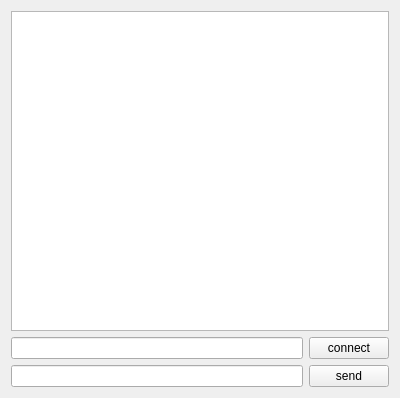
<?xml version="1.0" encoding="UTF-8"?>
<ui version="4.0">
 <class>Widget</class>
 <widget class="QWidget" name="Widget">
  <property name="geometry">
   <rect>
    <x>0</x>
    <y>0</y>
    <width>400</width>
    <height>398</height>
   </rect>
  </property>
  <property name="windowTitle">
   <string>Widget</string>
  </property>
  <layout class="QGridLayout" name="gridLayout">
   <item row="1" column="0">
    <widget class="QLineEdit" name="connectLine"/>
   </item>
   <item row="1" column="1">
    <widget class="QPushButton" name="connectBtn">
     <property name="text">
      <string>connect</string>
     </property>
    </widget>
   </item>
   <item row="2" column="0">
    <widget class="QLineEdit" name="sendLine"/>
   </item>
   <item row="2" column="1">
    <widget class="QPushButton" name="sendBtn">
     <property name="text">
      <string>send</string>
     </property>
    </widget>
   </item>
   <item row="0" column="0" colspan="2">
    <widget class="QListWidget" name="listWidget"/>
   </item>
  </layout>
 </widget>
 <layoutdefault spacing="6" margin="11"/>
 <resources/>
 <connections/>
</ui>
